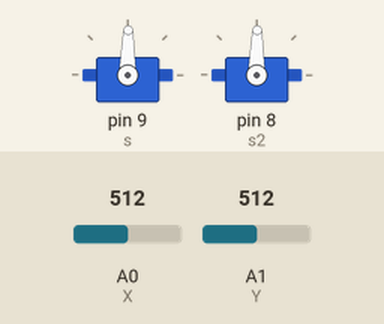
This sketch was run on a simulated Arduino Uno, built with avr-gcc and run on an emulated ATmega328P. On the bench: 2 × servo. Inputs (shaded band) come from the test bench; at power-on: A0 (X) = 512, A1 (Y) = 512.

Above: at 1.2 s.
1.3 s: A0 (X) set to 716
At 2.4 s:
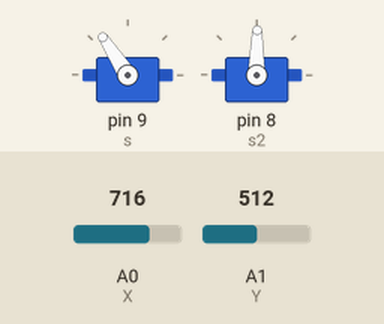
2.8 s: A1 (Y) set to 716
At 4.0 s:
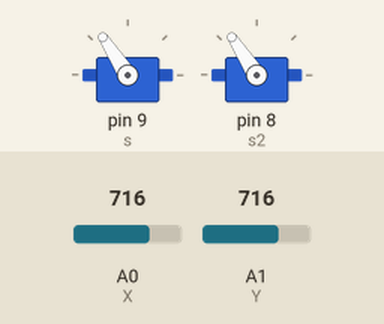
4.3 s: A0 (X) set to 900
At 4.7 s:
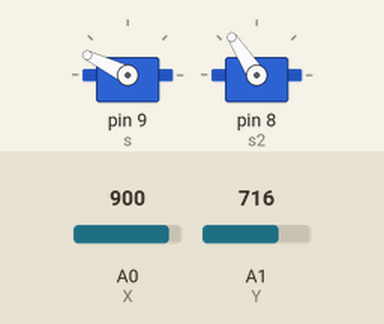
5.8 s: A1 (Y) set to 900
At 6.4 s:
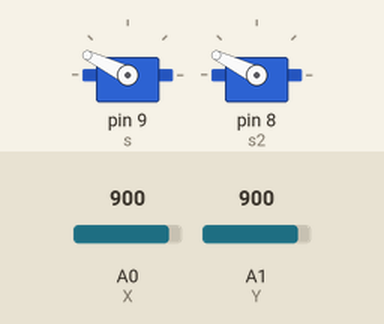
7.3 s: A0 (X) set to 1023
At 8.2 s:
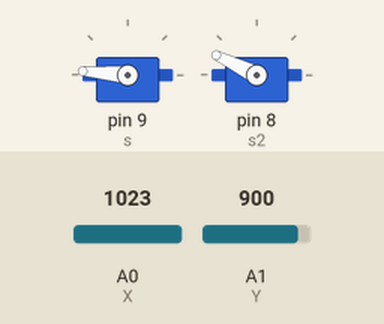
8.8 s: A1 (Y) set to 1023
At 10.0 s:
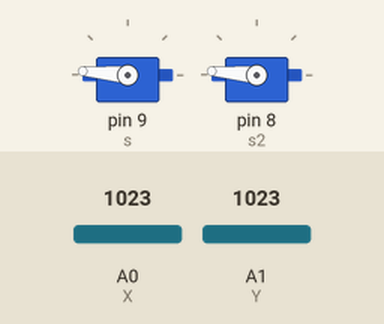
Timing chart, 0 to 11.3 s (numbered marks = the images above; inputs shaded):
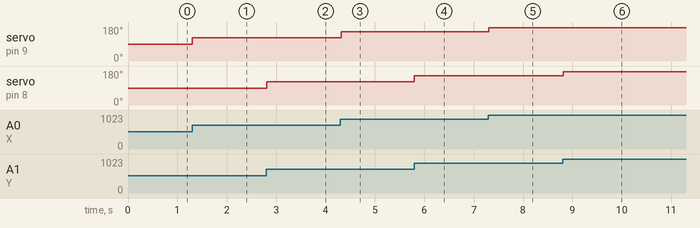

The sketch:

Joy_stick_with_servo.ino
```cpp
///my own code

#include <Servo.h>
//defining my joystick analog pins
const int X =  A0;
const int Y = A1;
#define SW_pin 2 // the joystick switch pin

Servo s;
Servo s2;

void setup(){
  pinMode (SW_pin, INPUT);
  digitalWrite(SW_pin, HIGH);
  s.attach(9); //servo pin
  s.write(90);
  s2.attach(8);
  s2.write(90);
  Serial.begin(9600);
}

void loop(){
  /* The joystick x is a value in the range of [0,1023], the servo angle is in the
   *  range of [0, 180] so the map function will convert a value on the joy stick range to a
   *  number in the servo range.
   *  https://www.arduino.cc/reference/en/language/functions/math/map/
   *  about the map function:
   *  Syntax
  map(value, fromLow, fromHigh, toLow, toHigh)

    Parameters
    value: the number to map

    fromLow: the lower bound of the value’s current range

    fromHigh: the upper bound of the value’s current range

    toLow: the lower bound of the value’s target range

    toHigh: the upper bound of the value’s target range

    Returns
    The mapped value.
   */
   int fromJoy = analogRead(X);
   int fromJoy2 = analogRead(Y);

  int joy2servoY = map(fromJoy2, 0, 1023, 3, 175);
  int joy2servoX = map(fromJoy, 0, 1023, 3, 175);//didnt go all range of servo to not push the servo too hard
  s.write(90);
  s2.write(90);
  //Serial.print(fromJoy);
  //Serial.print("\n");
  s.write(joy2servoX);
  s2.write(joy2servoY);
  delay(10);

}
```

Measured:
- after the input at 1.3 s, servo on pin 9 (s): 89° → 123° at once
- after the input at 2.8 s, servo on pin 8 (s2): 89° → 123° at once
- after the input at 4.3 s, servo on pin 9 (s): 123° → 154° at once
- after the input at 5.8 s, servo on pin 8 (s2): 123° → 154° at once
- after the input at 7.3 s, servo on pin 9 (s): 154° → 175° at once
- after the input at 8.8 s, servo on pin 8 (s2): 154° → 175° at once
